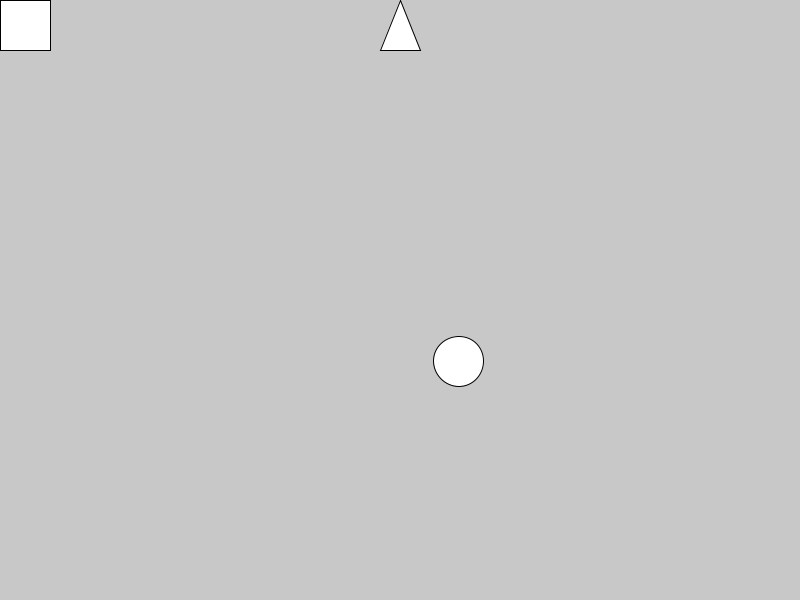
Frame 1 (no input)
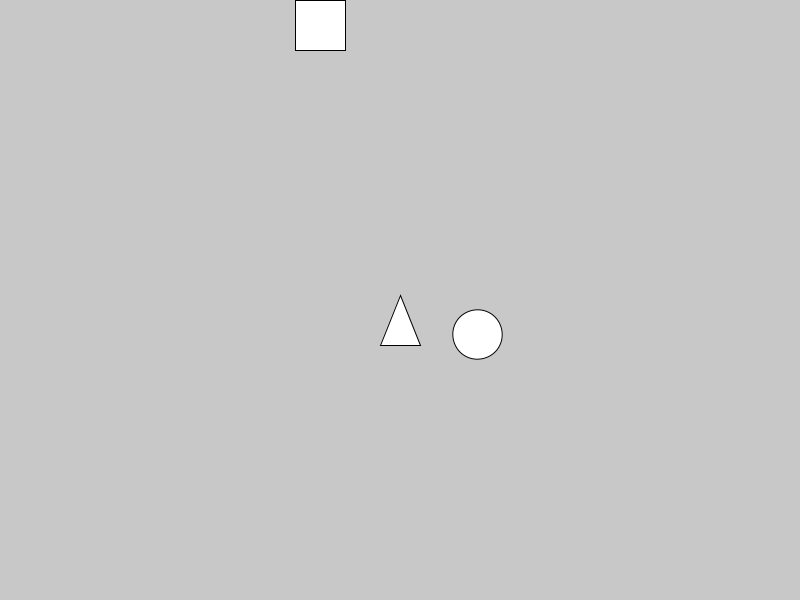
Frame 60 (the mouse pressed at the canvas centre just before this capture)
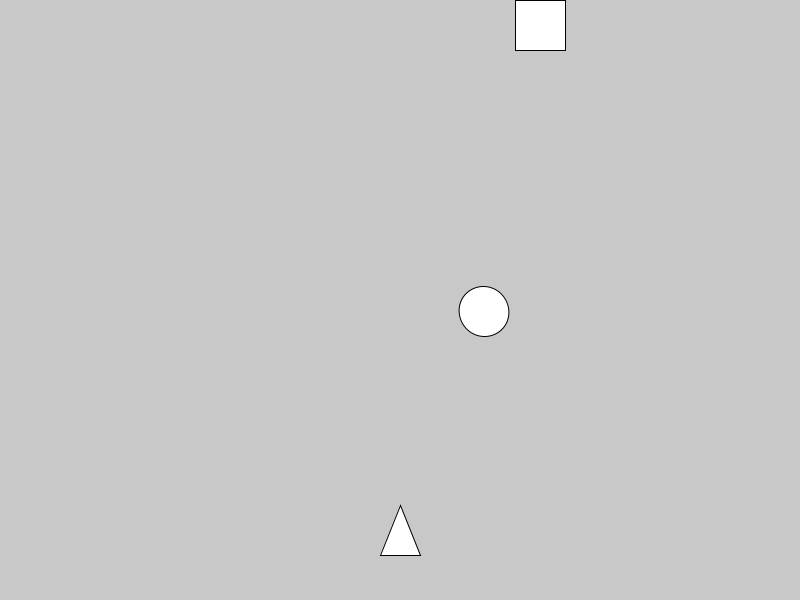
Frame 120 (the mouse held since frame 60 and released just before this capture)

The Processing sketch that drew these frames (run headless with seeded random() and noise(); from frame 60 on, the mouse is pressed at the canvas centre):

// Processing sketch: Chaos
// ── Chaos.pde
/* 
  Name: Chaos  
  Author: Rodrick Moore
  Date: 10/3/19
  Decription: 5 different shapes should move in, at least, 4 different 
  manners on the screen.  At least one movement should be non-linear 
  (e.g. zig zags are linear!).  The shapes should never leave the screen 
  and each should be of distinct color.
*/
int circleW;
int circleH;
int rectX;
int rectY;
int triangleY;
int triangleY2;
boolean turnaround;
float cRotation;
float translationX;
float translationY;

void setup()
{
   size(800,600);
   circleW = 0;
   circleH = 0;
   rectX = 0;
   rectY = 0;
   triangleY = 0;
   triangleY2 = 50;
   turnaround = false;
   cRotation = radians(1);
   translationX = width/2;
   translationY = height/2;
}

void draw()
{
 background(200);
 
 
  rect(rectX,rectY,50,50);
  
  if (rectX >= width - 50)
  {
    turnaround = true;
  }

  if (turnaround == false)
  {
    rectX = rectX + 5;
  }
  
  if(turnaround == true)
  {
    rectX = rectX - 5;
  }
  
  if(rectX <= 0)
  {
    turnaround = false;
  }
  
  triangle(width/2,triangleY,width/2-20,triangleY2,width/2+20,triangleY2);
    
  if (triangleY2 >= height)
  {
    turnaround = true;
  }

  if (turnaround == false)
  {
    triangleY = triangleY + 5;
    triangleY2 = triangleY2 + 5;
  }
  
  if(turnaround == true)
  {
    triangleY = triangleY - 5;
    triangleY2 = triangleY2 - 5;
  }
  
  if(triangleY <= 0)
  {
    turnaround = false;
  }
  
  
 pushMatrix();
 translate(translationX,translationY);
 rotate(cRotation);
 ellipse(circleW+60,circleH+60,50,50);

 cRotation = cRotation + 0.1;
 
 if(cRotation == cRotation+1)
 {
   cRotation = radians(1);
 }
 popMatrix();
}
